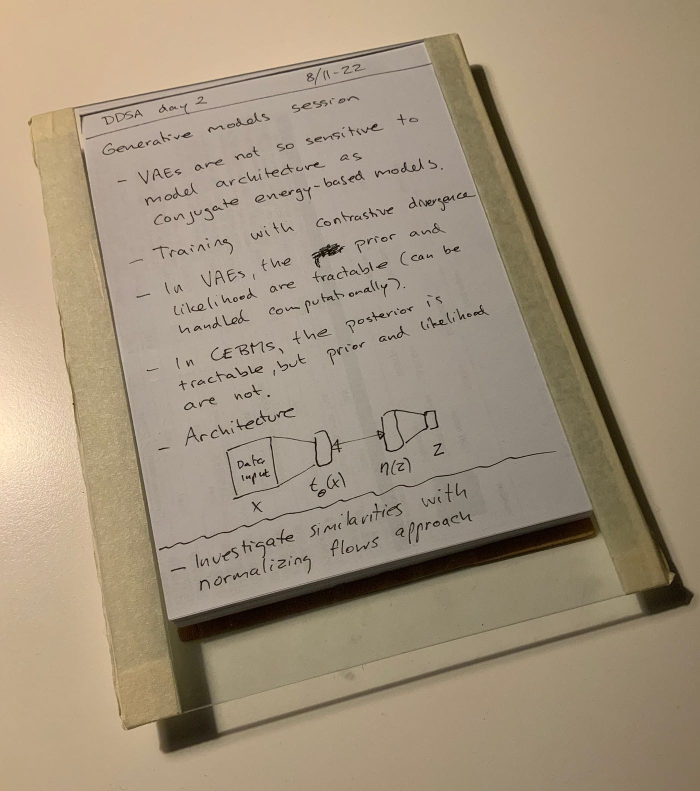
#> input picture data/handwritten.jpg, 1400 x 1582 px, found by its file name (shown at 1/2 size)
$ python Adaptive_Threshold.py
#> lines starting #> are read from the running program, lines starting #| are printed output that depends on the picture; after the words box and inside, x2 and y2 are one past the last pixel; in counts of white or black regions, pixels touching at a corner belong together
import cv2 as cv
import os

#Read the Image
rawImage = cv.imread(os.path.join('.','data','handwritten.jpg'))
#> rawImage is the input picture: shape (1582, 1400, 3); mean B, G, R 123.8, 146.2, 161.9

#Resize the Image
resized_Image = cv.resize(rawImage,(650,500))
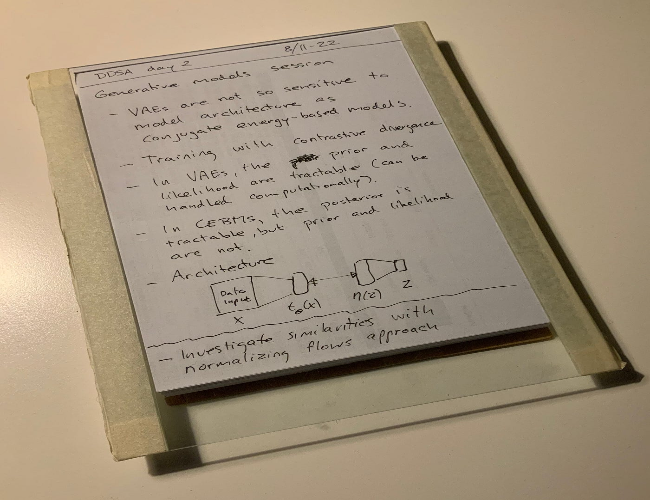
#> resized_Image: shape (500, 650, 3); mean B, G, R 123.7, 146, 161.8

#Convert the image into grayScale
gray_Image = cv.cvtColor(resized_Image,cv.COLOR_BGR2GRAY)
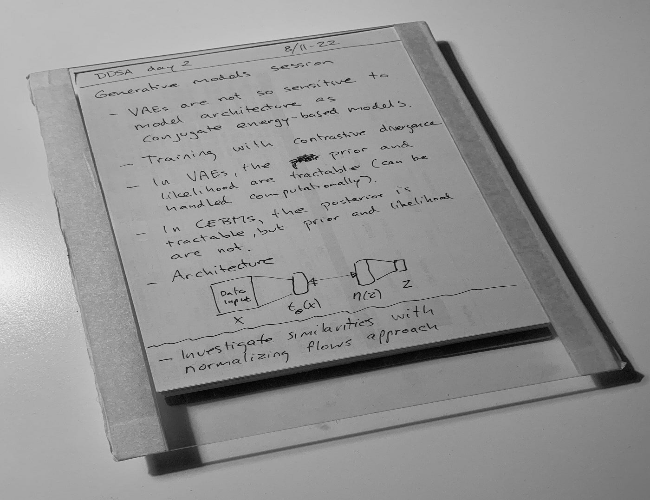
#> gray_Image: shape (500, 650); min 1, max 244, mean 148.2

#Apply the normal Threshold
ret,global_thresh = cv.threshold(gray_Image,80,600,cv.THRESH_BINARY)
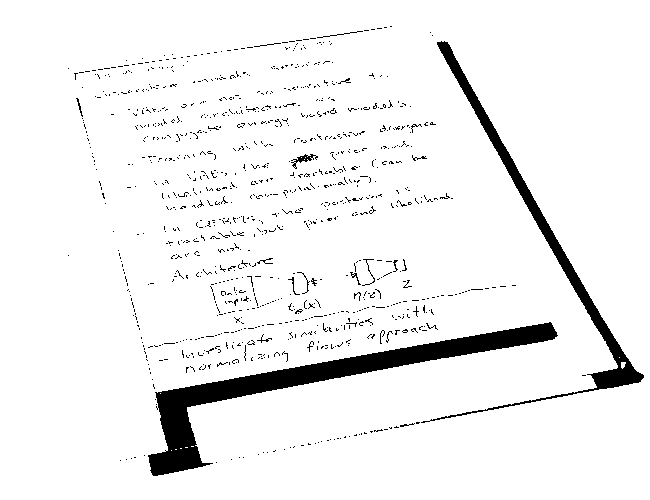
#> global_thresh: shape (500, 650); 94.2% white; 997 black regions (975 under 20 px), largest, box (x1, y1, x2, y2) and area: (148, 322, 558, 476) 9593, (421, 41, 644, 423) 4836, (291, 154, 318, 169) 121

#Applying the AdaptiveThreshold to the Image
thresh = cv.adaptiveThreshold(gray_Image,100,cv.ADAPTIVE_THRESH_GAUSSIAN_C,cv.THRESH_BINARY,23,60)
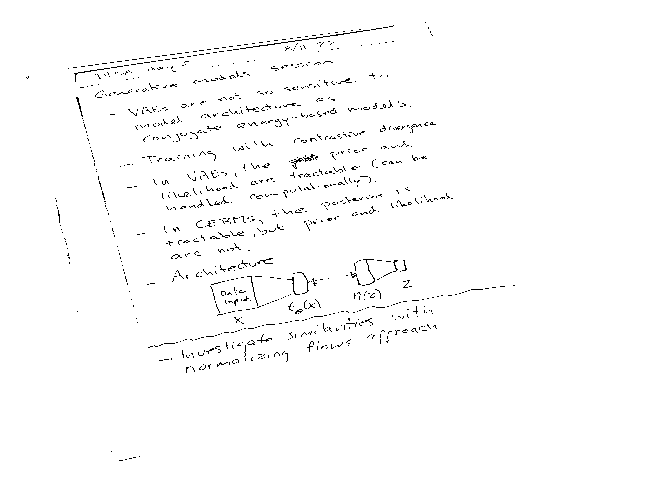
#> thresh: shape (500, 650); values 0 (black) and 100 (white), 98.5% white; black in thin lines or dots, all inside (x1, y1, x2, y2) = (26, 22, 515, 461)

#Visualize the Image
cv.imshow('RawImag',resized_Image)
cv.imshow('Adaptive-Threshold-Image',thresh)
cv.imshow('GlobalThreshold',global_thresh)
cv.waitKey(0)
